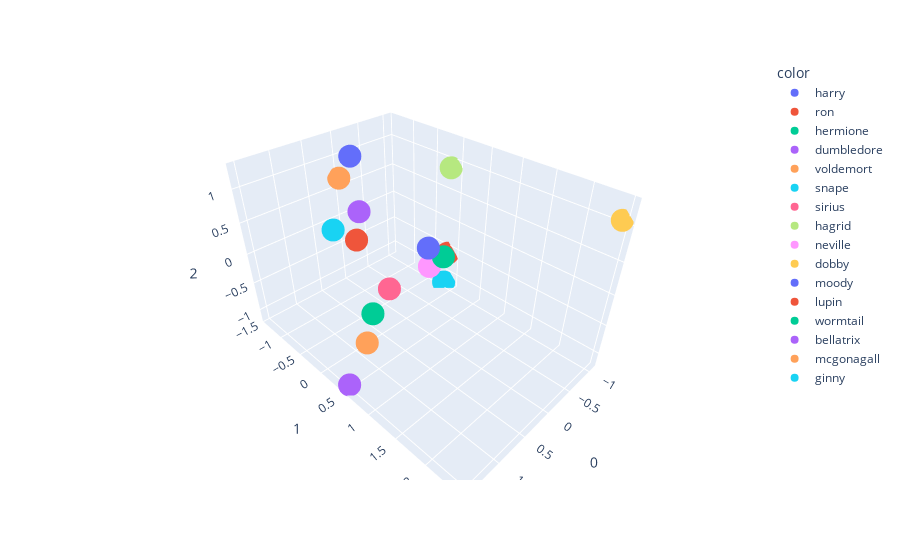

The notebook cell saved with this chart:
### Markdown cell above
In this analysis, we leverage Principal Component Analysis (PCA) to transform the high-dimensional Word2Vec representations of Harry Potter characters into a more manageable 3D space. PCA allows us to capture the essential character traits while reducing the complexity of the data. The resulting 3D visualization brings these character traits to life, offering a captivating and immersive experience.

As you explore the 3D plot, each data point represents a character, and its position in the 3D space reflects their unique combination of traits. Characters with similar positions are likely to share certain characteristics or have meaningful connections within the wizarding world.

### Code cell
import plotly.express as px
fig = px.scatter_3d(features, x=0,y=1,z=2, color = characters)
fig.show()

### Figure 1 — Plotly figure (JSON) as saved in the notebook; plotly's stock layout.template omitted (floating-point values rounded to 4 significant figures)
{"data": [{"hovertemplate": "color=harry<br>0=%{x}<br>1=%{y}<br>2=%{z}<extra></extra>", "legendgroup": "harry", "marker": {"color": "#636efa", "symbol": "circle"}, "mode": "markers", "name": "harry", "scene": "scene", "showlegend": true, "type": "scatter3d", "x": [-0.4102], "y": [0.05301], "z": [-0.1019]}, {"hovertemplate": "color=ron<br>0=%{x}<br>1=%{y}<br>2=%{z}<extra></extra>", "legendgroup": "ron", "marker": {"color": "#EF553B", "symbol": "circle"}, "mode": "markers", "name": "ron", "scene": "scene", "showlegend": true, "type": "scatter3d", "x": [-1.081], "y": [-0.1564], "z": [-0.5988]}, {"hovertemplate": "color=hermione<br>0=%{x}<br>1=%{y}<br>2=%{z}<extra></extra>", "legendgroup": "hermione", "marker": {"color": "#00cc96", "symbol": "circle"}, "mode": "markers", "name": "hermione", "scene": "scene", "showlegend": true, "type": "scatter3d", "x": [-0.984], "y": [-0.1624], "z": [-0.628]}, {"hovertemplate": "color=dumbledore<br>0=%{x}<br>1=%{y}<br>2=%{z}<extra></extra>", "legendgroup": "dumbledore", "marker": {"color": "#ab63fa", "symbol": "circle"}, "mode": "markers", "name": "dumbledore", "scene": "scene", "showlegend": true, "type": "scatter3d", "x": [0.6091], "y": [-0.1939], "z": [0.7987]}, {"hovertemplate": "color=voldemort<br>0=%{x}<br>1=%{y}<br>2=%{z}<extra></extra>", "legendgroup": "voldemort", "marker": {"color": "#FFA15A", "symbol": "circle"}, "mode": "markers", "name": "voldemort", "scene": "scene", "showlegend": true, "type": "scatter3d", "x": [1.437], "y": [0.8557], "z": [-0.2175]}, {"hovertemplate": "color=snape<br>0=%{x}<br>1=%{y}<br>2=%{z}<extra></extra>", "legendgroup": "snape", "marker": {"color": "#19d3f3", "symbol": "circle"}, "mode": "markers", "name": "snape", "scene": "scene", "showlegend": true, "type": "scatter3d", "x": [0.7807], "y": [-0.5659], "z": [0.445]}, {"hovertemplate": "color=sirius<br>0=%{x}<br>1=%{y}<br>2=%{z}<extra></extra>", "legendgroup": "sirius", "marker": {"color": "#FF6692", "symbol": "circle"}, "mode": "markers", "name": "sirius", "scene": "scene", "showlegend": true, "type": "scatter3d", "x": [0.3478], "y": [0.02594], "z": [-0.4565]}, {"hovertemplate": "color=hagrid<br>0=%{x}<br>1=%{y}<br>2=%{z}<extra></extra>", "legendgroup": "hagrid", "marker": {"color": "#B6E880", "symbol": "circle"}, "mode": "markers", "name": "hagrid", "scene": "scene", "showlegend": true, "type": "scatter3d", "x": [-1.046], "y": [-0.1201], "z": [0.9025]}, {"hovertemplate": "color=neville<br>0=%{x}<br>1=%{y}<br>2=%{z}<extra></extra>", "legendgroup": "neville", "marker": {"color": "#FF97FF", "symbol": "circle"}, "mode": "markers", "name": "neville", "scene": "scene", "showlegend": true, "type": "scatter3d", "x": [-0.8209], "y": [-0.3149], "z": [-0.8119]}, {"hovertemplate": "color=dobby<br>0=%{x}<br>1=%{y}<br>2=%{z}<extra></extra>", "legendgroup": "dobby", "marker": {"color": "#FECB52", "symbol": "circle"}, "mode": "markers", "name": "dobby", "scene": "scene", "showlegend": true, "type": "scatter3d", "x": [-1.08], "y": [2.453], "z": [1.059]}, {"hovertemplate": "color=moody<br>0=%{x}<br>1=%{y}<br>2=%{z}<extra></extra>", "legendgroup": "moody", "marker": {"color": "#636efa", "symbol": "circle"}, "mode": "markers", "name": "moody", "scene": "scene", "showlegend": true, "type": "scatter3d", "x": [0.2615], "y": [-0.7567], "z": [1.276]}, {"hovertemplate": "color=lupin<br>0=%{x}<br>1=%{y}<br>2=%{z}<extra></extra>", "legendgroup": "lupin", "marker": {"color": "#EF553B", "symbol": "circle"}, "mode": "markers", "name": "lupin", "scene": "scene", "showlegend": true, "type": "scatter3d", "x": [0.2919], "y": [-0.7257], "z": [0.002304]}, {"hovertemplate": "color=wormtail<br>0=%{x}<br>1=%{y}<br>2=%{z}<extra></extra>", "legendgroup": "wormtail", "marker": {"color": "#00cc96", "symbol": "circle"}, "mode": "markers", "name": "wormtail", "scene": "scene", "showlegend": true, "type": "scatter3d", "x": [1.162], "y": [0.6507], "z": [-0.05801]}, {"hovertemplate": "color=bellatrix<br>0=%{x}<br>1=%{y}<br>2=%{z}<extra></extra>", "legendgroup": "bellatrix", "marker": {"color": "#ab63fa", "symbol": "circle"}, "mode": "markers", "name": "bellatrix", "scene": "scene", "showlegend": true, "type": "scatter3d", "x": [1.527], "y": [0.5209], "z": [-1.127]}, {"hovertemplate": "color=mcgonagall<br>0=%{x}<br>1=%{y}<br>2=%{z}<extra></extra>", "legendgroup": "mcgonagall", "marker": {"color": "#FFA15A", "symbol": "circle"}, "mode": "markers", "name": "mcgonagall", "scene": "scene", "showlegend": true, "type": "scatter3d", "x": [0.02831], "y": [-1.389], "z": [0.6766]}, {"hovertemplate": "color=ginny<br>0=%{x}<br>1=%{y}<br>2=%{z}<extra></extra>", "legendgroup": "ginny", "marker": {"color": "#19d3f3", "symbol": "circle"}, "mode": "markers", "name": "ginny", "scene": "scene", "showlegend": true, "type": "scatter3d", "x": [-1.022], "y": [-0.1743], "z": [-1.16]}], "layout": {"legend": {"title": {"text": "color"}, "tracegroupgap": 0}, "margin": {"t": 60}, "scene": {"domain": {"x": [0, 1], "y": [0, 1]}, "xaxis": {"title": {"text": "0"}}, "yaxis": {"title": {"text": "1"}}, "zaxis": {"title": {"text": "2"}}}}}
